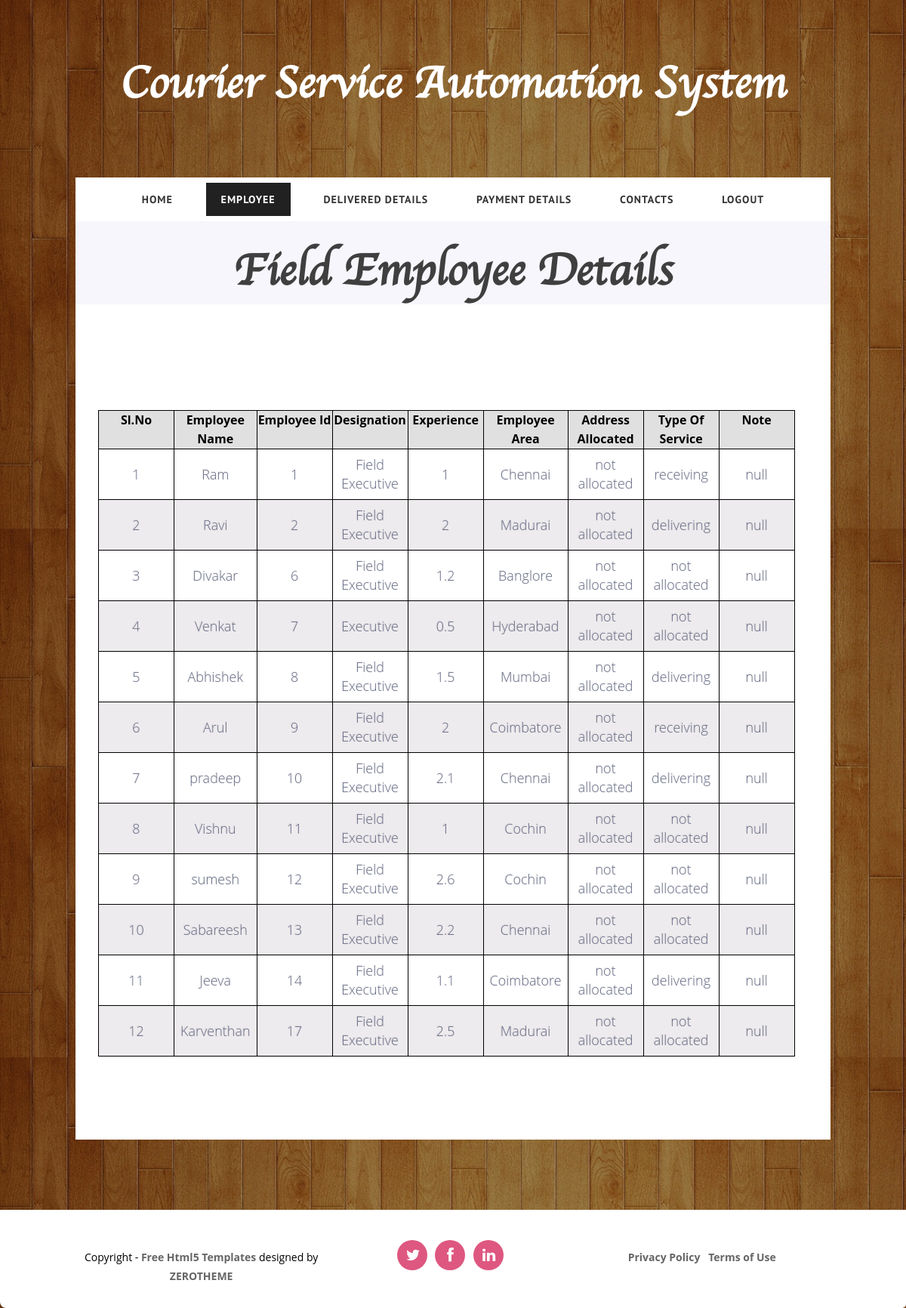
The page /PHP/CourierServiceAutomationSystem/viewFieldEmployee.php (signed in) on the database its author committed.
### tables this page shows
CREATE TABLE IF NOT EXISTS `employee` (
  `employee_table_id` int(20) NOT NULL AUTO_INCREMENT,
  `employee_id` varchar(20) NOT NULL,
  `employee_name` varchar(100) NOT NULL,
  `employee_designation` varchar(100) NOT NULL,
  `employee_experience` varchar(20) NOT NULL,
  `employee_email_id` varchar(50) NOT NULL,
  `employee_mobile_number` varchar(50) NOT NULL,
  `employee_address` varchar(150) NOT NULL,
  `employee_category` varchar(50) NOT NULL,
  `employee_area` varchar(50) NOT NULL,
  `addrss_allocated` varchar(100) NOT NULL,
  `type_of_service` varchar(50) NOT NULL,
  `item_id` varchar(20) NOT NULL,
  `note` varchar(50) NOT NULL,
  PRIMARY KEY (`employee_table_id`)
);

### PHP/CourierServiceAutomationSystem/viewFieldEmployee.php (the view, shortened to what this page needs)
<!DOCTYPE html>
<html lang="en">
<head>
  	<link rel="stylesheet" href="css/zerogrid.css">
	<link rel="stylesheet" href="css/style.css">
	<link rel="stylesheet" href="css/lightbox.css">
	<link rel="stylesheet" href="mystyle.css">
	<link rel="stylesheet" href="mystyle1.css">
    <link href="font-awesome/css/font-awesome.min.css" rel="stylesheet" type="text/css">
	<link rel="stylesheet" href="css/menu.css">
</head>
<body>
<div class="wrap-body">
	<header class="zerogrid">
		<div class="logo">
			<h1>Courier Service Automation System</h1>
		</div>
		<div id='cssmenu' class="align-center">
			<ul>
			   <li><a href='Home.php'><span>Home</span></a></li>
			   <li  class="active"><a href='viewManagementEmployee.php'><span>Employee</span></a>
			   </li>
			   <li><a href='deliveredDetails.php'><span>Delivered Details</span></a></li>
			  <li><a href='paymentDetails.php'><span>Payment Details	</span></a></li>
			   <li><a href='contact.php'><span>Contacts</span></a></li>
			   <li class='last'><a href='logout.php'><span>Logout</span></a></li>
			</ul>
		</div>
	</header>
		<section id="container">
			<div class="wrap-container clearfix">
				<div id="main-content">
					<div class="wrap-content zerogrid ">
						<article class="background-gray">
							<div class="art-header">
								<h1>Field Employee Details</h1>
							</div>
						</article>
						<article class="background-white">
							<div class="art-header">
							</div>
							<div class="art-content">
								<div class="row">
									<div class="col-full">
										<table class="tablestyle">
											<tr>
												<th style="border:1px solid black">Sl.No</th>
												<th style="border:1px solid black">Employee Name</th>
												<th style="border:1px solid black">Employee Id</th>
												<th style="border:1px solid black">Designation</th>
												<th style="border:1px solid black">Experience</th>
												<th style="border:1px solid black">Employee Area</th>
												<th style="border:1px solid black">Address Allocated</th>
												<th style="border:1px solid black">Type Of Service</th>
												<th style="border:1px solid black">Note</th>
											</tr>
											<?php
											$empcat="field";
										$quer=mysql_query("SELECT * FROM employee WHERE employee_category='".$empcat."'");
										$s=1;
										while($row=mysql_fetch_array($quer))
										{
											?>
											<tr>
												<td style="border:1px solid black"><?= $s;?></td>
												<td style="border:1px solid black"><?= $row['employee_name'];?></td>
												<td style="border:1px solid black"><?= $row['employee_id'];?></td>
												<td style="border:1px solid black"><?= $row['employee_designation'];?></td>
												<td style="border:1px solid black"><?= $row['employee_experience'];?></td>
												<td style="border:1px solid black"><?= $row['employee_area'];?></td>
												<td style="border:1px solid black"><?= $row['addrss_allocated'];?></td>
												<td style="border:1px solid black"><?= $row['type_of_service'];?></td>
												<td style="border:1px solid black"><?= $row['note'];?></td>
												<?php
											++$s;
										}
										?>
											</tr>
										</table>
									</div>
								</div>
							</div>
						</article>
					</div>
				</div>
			</div>
		</section>
		<hr class="line">
		<footer>
			<div class="wrap-footer">
				<div class="zerogrid">
					<div class="row">
						<div class="col-1-3">
							<div class="wrap-col">
								<p>Copyright - <a href="http://www.zerotheme.com" target="_blank" rel="nofollow">Free Html5 Templates</a> designed by <a href="http://www.zerotheme.com" target="_blank" rel="nofollow">ZEROTHEME</a></p>
							</div>
						</div>
						<div class="col-1-3">
							<div class="wrap-col">
								<ul class="social-buttons">
									<li><a href="#"><i class="fa fa-twitter"></i></a>
									</li>
									<li><a href="#"><i class="fa fa-facebook"></i></a>
									</li>
									<li><a href="#"><i class="fa fa-linkedin"></i></a>
									</li>
								</ul>
							</div>
						</div>
						<div class="col-1-3">
							<div class="wrap-col">
								<ul class="quick-link">
									<li><a href="#">Privacy Policy</a></li>
									<li><a href="#">Terms of Use</a></li>
								</ul>
							</div>
						</div>
					</div>
				</div>
			</div>
		</footer>
</div>
</body>
</html>

### PHP/CourierServiceAutomationSystem/css/zerogrid.css (style rules this page uses)
.zerogrid { width: 1000px; position: relative; margin: 0 auto; padding: 0px; }
.zerogrid:after { content: "\0020"; display: block; height: 0; clear: both; visibility: hidden; }
.zerogrid .row:before,.row:after { content: '\0020'; display: block; overflow: hidden; visibility: hidden; width: 0; height: 0; }
.zerogrid .row:after { clear: both; }
.zerogrid .row { zoom: 1; }
.zerogrid .wrap-col { margin:10px; }
.zerogrid .col-1-2, .zerogrid .col-1-3, .zerogrid .col-2-3, .zerogrid .col-1-4, .zerogrid .col-2-4, .zerogrid .col-3-4, .zerogrid .col-1-5, .zerogrid .col-2-5, .zerogrid .col-3-5, .zerogrid .col-4-5, .zerogrid .col-1-6, .zerogrid .col-2-6, .zerogrid .col-3-6, .zerogrid .col-4-6, .zerogrid .col-5-6 { float:left; display: inline-block; }
.zerogrid .col-full { width:100%; }
.zerogrid .col-1-3,.zerogrid .col-1-3-fixed { width:33.33%; }

### PHP/CourierServiceAutomationSystem/css/style.css (style rules this page uses)
a,abbr,acronym,address,applet,article,aside,audio,b,blockquote,big,body,center,canvas,caption,cite,code,command,datalist,dd,del,details,dfn,dl,div,dt,em,embed,fieldset,figcaption,figure,font,footer,form,h1,h2,h3,h4,h5,h6,header,hgroup,html,i,iframe,img,ins,kbd,keygen,label,legend,li,meter,nav,object,ol,output,p,pre,progress,q,s,samp,section,small,span,source,strike,strong,sub,sup,table,tbody,tfoot,thead,th,tr,tdvideo,tt,u,ul,var { background:transparent;border:0 none;font-size:100%;margin:0;padding:0;border:0;outline:0;vertical-align:top; }
ol, ul { list-style:none; }
table, table td { padding:0;border:none;border-collapse:collapse; }
article, aside, audio, canvas, command, datalist, details, embed, figcaption, figure, footer, header, hgroup, keygen, meter, nav, output, progress, section, source, video { display:block; }
* { -webkit-box-sizing: border-box; -moz-box-sizing: border-box; box-sizing: border-box; }
html { -webkit-text-size-adjust: none; }
a { color: #c82801;text-decoration: none;font-weight: bold; }
h1, h2 { font-size: 25px;line-height: 30px; }
p { margin: 10px 0; }
.post:after, .post:before, article:after, article:before, section:after, section:before { clear: both; content: '\0020'; display: block; visibility: hidden; width: 0; height: 0; }
.clearfix:after, .clearfix:before { clear: both; content: '\0020'; display: block; visibility: hidden; width: 0; height: 0; }
hr { border: 0;height: 3px;margin: 20px auto; }
html, body { width:100%; padding:0; margin:0; }
body { font: 14px/25px Arial, Helvetica, sans-serif;font-family: 'Open Sans', sans-serif;background: #F6F6F5 url("../images/bg.jpg") repeat 0 0; }
header { text-align: center; }
header .logo { color: #fff;padding: 45px 0 30px; }
.background-white { background:#fff; color: #333; }
.background-gray { background:#F7F6FC; }
#main-content .wrap-content { padding: 0px 0 50px; }
article { background: #ffffff; color: #3F3F3F; padding: 10px;text-align: center; }
article:after, article:before { clear: both; content: '\0020'; display: block; visibility: hidden; width: 0; height: 0; }
article .art-header { padding: 40px 0 20px; }
article .art-content { padding: 20px; }
footer { text-align: center; }
footer .wrap-footer { background-color: #fff;padding: 30px 0 20px;position: relative;border-bottom-right-radius:5px;border-bottom-left-radius:8px; }
footer a { color:#666; }
footer p { margin-top: 20px; }
footer ul li { display: inline-block;margin-right: 7px; }
footer ul.social-buttons li a { padding: 10px 12px;display: block;width: 40px;height: 40px;border-radius: 50%;font-size: 20px;line-height: 40px;color: #ffffff;background-color: #DE5781;transition-duration: 0.3s; }
footer ul.quick-link li { margin-top: 10px; }

### PHP/CourierServiceAutomationSystem/css/lightbox.css (style rules this page uses)
body:after { content: url(../images/close.png) url(../images/loading.gif) url(../images/prev.png) url(../images/next.png); display: none; }

### PHP/CourierServiceAutomationSystem/mystyle1.css (style rules this page uses)
* { margin:0px; spacing:0px; }
h1 { font-family: heading-font; font-size:60px; text-transform:capitalize; }
table { //border:1px solid black; margin-top:50px; margin-bottom:80px; background:#FFF8DC; }
tr { height:50px; text-align:center; }

### rows shown on the page
employee: employee_name "Ram", employee "1", employee_designation "Field Executive", employee_experience "1", employee_area "Chennai", addrss_allocated "not allocated", type_of_service "receiving", note "null"
employee: employee_name "Ravi", employee "2", employee_designation "Field Executive", employee_experience "2", employee_area "Madurai", addrss_allocated "not allocated", type_of_service "delivering", note "null"
employee: employee_name "Divakar", employee "6", employee_designation "Field Executive", employee_experience "1.2", employee_area "Banglore", addrss_allocated "not allocated", type_of_service "not allocated", note "null"
employee: employee_name "Venkat", employee "7", employee_designation "Executive", employee_experience "0.5", employee_area "Hyderabad", addrss_allocated "not allocated", type_of_service "not allocated", note "null"
employee: employee_name "Abhishek", employee "8", employee_designation "Field Executive", employee_experience "1.5", employee_area "Mumbai", addrss_allocated "not allocated", type_of_service "delivering", note "null"
employee: employee_name "Arul", employee "9", employee_designation "Field Executive", employee_experience "2", employee_area "Coimbatore", addrss_allocated "not allocated", type_of_service "receiving", note "null"
employee: employee_name "pradeep", employee "10", employee_designation "Field Executive", employee_experience "2.1", employee_area "Chennai", addrss_allocated "not allocated", type_of_service "delivering", note "null"
employee: employee_name "Vishnu", employee "11", employee_designation "Field Executive", employee_experience "1", employee_area "Cochin", addrss_allocated "not allocated", type_of_service "not allocated", note "null"
employee: employee_name "sumesh", employee "12", employee_designation "Field Executive", employee_experience "2.6", employee_area "Cochin", addrss_allocated "not allocated", type_of_service "not allocated", note "null"
employee: employee_name "Sabareesh", employee "13", employee_designation "Field Executive", employee_experience "2.2", employee_area "Chennai", addrss_allocated "not allocated", type_of_service "not allocated", note "null"
employee: employee_name "Jeeva", employee "14", employee_designation "Field Executive", employee_experience "1.1", employee_area "Coimbatore", addrss_allocated "not allocated", type_of_service "delivering", note "null"
employee: employee_name "Karventhan", employee "17", employee_designation "Field Executive", employee_experience "2.5", employee_area "Madurai", addrss_allocated "not allocated", type_of_service "not allocated", note "null"
